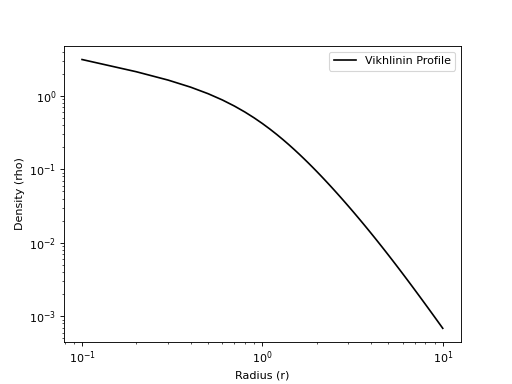

This chart was generated by the following Python code:
import numpy as np
import matplotlib.pyplot as plt
from pisces.profiles.density import VikhlininDensityProfile
#
r = np.linspace(0.1, 10, 100)
profile = VikhlininDensityProfile(rho_0=1.0, r_c=1.0, r_s=5.0, alpha=1.0, beta=1.0, epsilon=1.0, gamma=3.0)
rho = profile(r)
#
_ = plt.loglog(r, rho, 'k-', label='Vikhlinin Profile')
_ = plt.xlabel('Radius (r)')
_ = plt.ylabel('Density (rho)')
_ = plt.legend()
plt.show()
